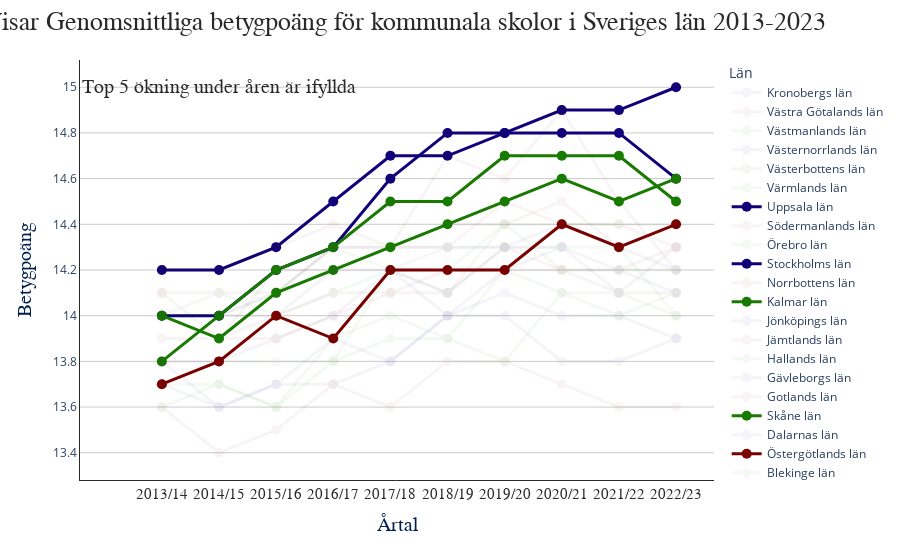

The cell this chart's notebook holds for it:
### Markdown cell above
## Genomsnittliga betygpoäng för kommunal skolor i sveriges län

### Code cell
fig = px.line(
    df_hs_graduate,
    x="Årtal",
    y="Betygpoäng",
    color="Län",
    markers= True,
)
for trace in fig.data:
    if trace.name in top_5_diff:
        trace.opacity= 1
    else:
        trace.opacity= 0.04
        trace.text= None
fig.update_layout(
    title="Visar Genomsnittliga betygpoäng för kommunala skolor i Sveriges län 2013-2023",
    title_x=0.45,
    title_font=dict(
        family="Calirbi",
        size=26,
        color=colors["GRAY1"],
    ),
    plot_bgcolor= "white",
    xaxis= dict(
        showline= True,
        linecolor= colors["GRAY1"]
    ),
    yaxis= dict(
        showline= True,
        linecolor= colors["GRAY1"]
    ),
)
fig.update_yaxes(
    title_font=dict(
        family="Ariel",
        size=20,
        color=colors["BLUE2"],
    ),
    showgrid= True,
    gridcolor= colors["GRAY2"]
)
fig.update_xaxes(
    title_font=dict(
        family="Ariel",
        size=20,
        color=colors["BLUE2"],
    ),
    tickfont=dict(
        family="Calibi",
        color=colors["GRAY1"],
        size=15,
    ),
)
fig.update_traces(
    line= dict(
        width= 3,
    ),
    marker= dict(
        size= 10
    ),
)
fig.add_annotation(
    text= "Top 5 ökning under åren är ifyllda",
    x= 1,
    y= 15,
    showarrow= False,
    font= dict(
        family= "Calibri",
        color= colors["GRAY1"],
        size= 20
    ),
)

for i, trace in enumerate(fig.data):
    index= i % len(trace_colors)
    trace.line.color= trace_colors[index]

pio.write_html(fig, "Visualizations/plot_2.A.html")
fig.show()

### Figure 1 — Plotly figure (JSON) as saved in the notebook; plotly's stock layout.template omitted (floating-point values rounded to 4 significant figures)
{"data": [{"hovertemplate": "Län=Kronobergs län<br>Årtal=%{x}<br>Betygpoäng=%{y}<extra></extra>", "legendgroup": "Kronobergs län", "line": {"color": "#11007A", "dash": "solid", "width": 3}, "marker": {"size": 10, "symbol": "circle"}, "mode": "lines+markers", "name": "Kronobergs län", "opacity": 0.04, "orientation": "v", "showlegend": true, "type": "scatter", "x": ["2013/14", "2014/15", "2015/16", "2016/17", "2017/18", "2018/19", "2019/20", "2020/21", "2021/22", "2022/23"], "xaxis": "x", "y": [13.8, 13.6, 13.7, 13.9, 13.8, 14, 14, 13.8, 13.8, 13.9], "yaxis": "y"}, {"hovertemplate": "Län=Västra Götalands län<br>Årtal=%{x}<br>Betygpoäng=%{y}<extra></extra>", "legendgroup": "Västra Götalands län", "line": {"color": "#780000", "dash": "solid", "width": 3}, "marker": {"size": 10, "symbol": "circle"}, "mode": "lines+markers", "name": "Västra Götalands län", "opacity": 0.04, "orientation": "v", "showlegend": true, "type": "scatter", "x": ["2013/14", "2014/15", "2015/16", "2016/17", "2017/18", "2018/19", "2019/20", "2020/21", "2021/22", "2022/23"], "xaxis": "x", "y": [14, 13.9, 13.9, 14, 14.1, 14.2, 14.2, 14.2, 14.2, 14.3], "yaxis": "y"}, {"hovertemplate": "Län=Västmanlands län<br>Årtal=%{x}<br>Betygpoäng=%{y}<extra></extra>", "legendgroup": "Västmanlands län", "line": {"color": "#187A00", "dash": "solid", "width": 3}, "marker": {"size": 10, "symbol": "circle"}, "mode": "lines+markers", "name": "Västmanlands län", "opacity": 0.04, "orientation": "v", "showlegend": true, "type": "scatter", "x": ["2013/14", "2014/15", "2015/16", "2016/17", "2017/18", "2018/19", "2019/20", "2020/21", "2021/22", "2022/23"], "xaxis": "x", "y": [13.6, 13.7, 13.6, 13.9, 14, 13.9, 13.8, 14.1, 14, 14.1], "yaxis": "y"}, {"hovertemplate": "Län=Västernorrlands län<br>Årtal=%{x}<br>Betygpoäng=%{y}<extra></extra>", "legendgroup": "Västernorrlands län", "line": {"color": "#11007A", "dash": "solid", "width": 3}, "marker": {"size": 10, "symbol": "circle"}, "mode": "lines+markers", "name": "Västernorrlands län", "opacity": 0.04, "orientation": "v", "showlegend": true, "type": "scatter", "x": ["2013/14", "2014/15", "2015/16", "2016/17", "2017/18", "2018/19", "2019/20", "2020/21", "2021/22", "2022/23"], "xaxis": "x", "y": [13.7, 13.6, 13.7, 13.7, 13.8, 14, 14.1, 14, 14, 13.9], "yaxis": "y"}, {"hovertemplate": "Län=Västerbottens län<br>Årtal=%{x}<br>Betygpoäng=%{y}<extra></extra>", "legendgroup": "Västerbottens län", "line": {"color": "#780000", "dash": "solid", "width": 3}, "marker": {"size": 10, "symbol": "circle"}, "mode": "lines+markers", "name": "Västerbottens län", "opacity": 0.04, "orientation": "v", "showlegend": true, "type": "scatter", "x": ["2013/14", "2014/15", "2015/16", "2016/17", "2017/18", "2018/19", "2019/20", "2020/21", "2021/22", "2022/23"], "xaxis": "x", "y": [14.1, 13.9, 14.2, 14.2, 14.3, 14.4, 14.4, 14.5, 14.3, 14.4], "yaxis": "y"}, {"hovertemplate": "Län=Värmlands län<br>Årtal=%{x}<br>Betygpoäng=%{y}<extra></extra>", "legendgroup": "Värmlands län", "line": {"color": "#187A00", "dash": "solid", "width": 3}, "marker": {"size": 10, "symbol": "circle"}, "mode": "lines+markers", "name": "Värmlands län", "opacity": 0.04, "orientation": "v", "showlegend": true, "type": "scatter", "x": ["2013/14", "2014/15", "2015/16", "2016/17", "2017/18", "2018/19", "2019/20", "2020/21", "2021/22", "2022/23"], "xaxis": "x", "y": [13.7, 13.8, 13.8, 13.8, 14.2, 14.1, 14.4, 14.2, 14.2, 14.2], "yaxis": "y"}, {"hovertemplate": "Län=Uppsala län<br>Årtal=%{x}<br>Betygpoäng=%{y}<extra></extra>", "legendgroup": "Uppsala län", "line": {"color": "#11007A", "dash": "solid", "width": 3}, "marker": {"size": 10, "symbol": "circle"}, "mode": "lines+markers", "name": "Uppsala län", "opacity": 1, "orientation": "v", "showlegend": true, "type": "scatter", "x": ["2013/14", "2014/15", "2015/16", "2016/17", "2017/18", "2018/19", "2019/20", "2020/21", "2021/22", "2022/23"], "xaxis": "x", "y": [14, 14, 14.2, 14.3, 14.6, 14.8, 14.8, 14.8, 14.8, 14.6], "yaxis": "y"}, {"hovertemplate": "Län=Södermanlands län<br>Årtal=%{x}<br>Betygpoäng=%{y}<extra></extra>", "legendgroup": "Södermanlands län", "line": {"color": "#780000", "dash": "solid", "width": 3}, "marker": {"size": 10, "symbol": "circle"}, "mode": "lines+markers", "name": "Södermanlands län", "opacity": 0.04, "orientation": "v", "showlegend": true, "type": "scatter", "x": ["2013/14", "2014/15", "2015/16", "2016/17", "2017/18", "2018/19", "2019/20", "2020/21", "2021/22", "2022/23"], "xaxis": "x", "y": [13.6, 13.4, 13.5, 13.7, 13.6, 13.8, 13.8, 13.7, 13.6, 13.6], "yaxis": "y"}, {"hovertemplate": "Län=Örebro län<br>Årtal=%{x}<br>Betygpoäng=%{y}<extra></extra>", "legendgroup": "Örebro län", "line": {"color": "#187A00", "dash": "solid", "width": 3}, "marker": {"size": 10, "symbol": "circle"}, "mode": "lines+markers", "name": "Örebro län", "opacity": 0.04, "orientation": "v", "showlegend": true, "type": "scatter", "x": ["2013/14", "2014/15", "2015/16", "2016/17", "2017/18", "2018/19", "2019/20", "2020/21", "2021/22", "2022/23"], "xaxis": "x", "y": [13.7, 13.7, 13.6, 13.8, 13.9, 13.9, 14.2, 14.1, 14.1, 14], "yaxis": "y"}, {"hovertemplate": "Län=Stockholms län<br>Årtal=%{x}<br>Betygpoäng=%{y}<extra></extra>", "legendgroup": "Stockholms län", "line": {"color": "#11007A", "dash": "solid", "width": 3}, "marker": {"size": 10, "symbol": "circle"}, "mode": "lines+markers", "name": "Stockholms län", "opacity": 1, "orientation": "v", "showlegend": true, "type": "scatter", "x": ["2013/14", "2014/15", "2015/16", "2016/17", "2017/18", "2018/19", "2019/20", "2020/21", "2021/22", "2022/23"], "xaxis": "x", "y": [14.2, 14.2, 14.3, 14.5, 14.7, 14.7, 14.8, 14.9, 14.9, 15], "yaxis": "y"}, {"hovertemplate": "Län=Norrbottens län<br>Årtal=%{x}<br>Betygpoäng=%{y}<extra></extra>", "legendgroup": "Norrbottens län", "line": {"color": "#780000", "dash": "solid", "width": 3}, "marker": {"size": 10, "symbol": "circle"}, "mode": "lines+markers", "name": "Norrbottens län", "opacity": 0.04, "orientation": "v", "showlegend": true, "type": "scatter", "x": ["2013/14", "2014/15", "2015/16", "2016/17", "2017/18", "2018/19", "2019/20", "2020/21", "2021/22", "2022/23"], "xaxis": "x", "y": [14.1, 14.1, 14.1, 14.3, 14.3, 14.3, 14.5, 14.4, 14.4, 14.3], "yaxis": "y"}, {"hovertemplate": "Län=Kalmar län<br>Årtal=%{x}<br>Betygpoäng=%{y}<extra></extra>", "legendgroup": "Kalmar län", "line": {"color": "#187A00", "dash": "solid", "width": 3}, "marker": {"size": 10, "symbol": "circle"}, "mode": "lines+markers", "name": "Kalmar län", "opacity": 1, "orientation": "v", "showlegend": true, "type": "scatter", "x": ["2013/14", "2014/15", "2015/16", "2016/17", "2017/18", "2018/19", "2019/20", "2020/21", "2021/22", "2022/23"], "xaxis": "x", "y": [13.8, 14, 14.2, 14.3, 14.5, 14.5, 14.7, 14.7, 14.7, 14.5], "yaxis": "y"}, {"hovertemplate": "Län=Jönköpings län<br>Årtal=%{x}<br>Betygpoäng=%{y}<extra></extra>", "legendgroup": "Jönköpings län", "line": {"color": "#11007A", "dash": "solid", "width": 3}, "marker": {"size": 10, "symbol": "circle"}, "mode": "lines+markers", "name": "Jönköpings län", "opacity": 0.04, "orientation": "v", "showlegend": true, "type": "scatter", "x": ["2013/14", "2014/15", "2015/16", "2016/17", "2017/18", "2018/19", "2019/20", "2020/21", "2021/22", "2022/23"], "xaxis": "x", "y": [14, 14, 14.1, 14.3, 14.3, 14.3, 14.3, 14.4, 14.3, 14.2], "yaxis": "y"}, {"hovertemplate": "Län=Jämtlands län<br>Årtal=%{x}<br>Betygpoäng=%{y}<extra></extra>", "legendgroup": "Jämtlands län", "line": {"color": "#780000", "dash": "solid", "width": 3}, "marker": {"size": 10, "symbol": "circle"}, "mode": "lines+markers", "name": "Jämtlands län", "opacity": 0.04, "orientation": "v", "showlegend": true, "type": "scatter", "x": ["2013/14", "2014/15", "2015/16", "2016/17", "2017/18", "2018/19", "2019/20", "2020/21", "2021/22", "2022/23"], "xaxis": "x", "y": [13.9, 13.9, 14, 14.1, 14.1, 14.1, 14.3, 14.2, 14.1, 14.1], "yaxis": "y"}, {"hovertemplate": "Län=Hallands län<br>Årtal=%{x}<br>Betygpoäng=%{y}<extra></extra>", "legendgroup": "Hallands län", "line": {"color": "#187A00", "dash": "solid", "width": 3}, "marker": {"size": 10, "symbol": "circle"}, "mode": "lines+markers", "name": "Hallands län", "opacity": 0.04, "orientation": "v", "showlegend": true, "type": "scatter", "x": ["2013/14", "2014/15", "2015/16", "2016/17", "2017/18", "2018/19", "2019/20", "2020/21", "2021/22", "2022/23"], "xaxis": "x", "y": [14, 14.1, 14, 14.1, 14.2, 14.2, 14.4, 14.4, 14.4, 14.4], "yaxis": "y"}, {"hovertemplate": "Län=Gävleborgs län<br>Årtal=%{x}<br>Betygpoäng=%{y}<extra></extra>", "legendgroup": "Gävleborgs län", "line": {"color": "#11007A", "dash": "solid", "width": 3}, "marker": {"size": 10, "symbol": "circle"}, "mode": "lines+markers", "name": "Gävleborgs län", "opacity": 0.04, "orientation": "v", "showlegend": true, "type": "scatter", "x": ["2013/14", "2014/15", "2015/16", "2016/17", "2017/18", "2018/19", "2019/20", "2020/21", "2021/22", "2022/23"], "xaxis": "x", "y": [13.8, 13.8, 13.9, 14, 14.2, 14, 14.2, 14.3, 14.1, 14.3], "yaxis": "y"}, {"hovertemplate": "Län=Gotlands län<br>Årtal=%{x}<br>Betygpoäng=%{y}<extra></extra>", "legendgroup": "Gotlands län", "line": {"color": "#780000", "dash": "solid", "width": 3}, "marker": {"size": 10, "symbol": "circle"}, "mode": "lines+markers", "name": "Gotlands län", "opacity": 0.04, "orientation": "v", "showlegend": true, "type": "scatter", "x": ["2013/14", "2014/15", "2015/16", "2016/17", "2017/18", "2018/19", "2019/20", "2020/21", "2021/22", "2022/23"], "xaxis": "x", "y": [14.2, 14.2, 14.3, 14.4, 14.3, 14.7, 14.6, 14.9, 14.5, 14.2], "yaxis": "y"}, {"hovertemplate": "Län=Skåne län<br>Årtal=%{x}<br>Betygpoäng=%{y}<extra></extra>", "legendgroup": "Skåne län", "line": {"color": "#187A00", "dash": "solid", "width": 3}, "marker": {"size": 10, "symbol": "circle"}, "mode": "lines+markers", "name": "Skåne län", "opacity": 1, "orientation": "v", "showlegend": true, "type": "scatter", "x": ["2013/14", "2014/15", "2015/16", "2016/17", "2017/18", "2018/19", "2019/20", "2020/21", "2021/22", "2022/23"], "xaxis": "x", "y": [14, 13.9, 14.1, 14.2, 14.3, 14.4, 14.5, 14.6, 14.5, 14.6], "yaxis": "y"}, {"hovertemplate": "Län=Dalarnas län<br>Årtal=%{x}<br>Betygpoäng=%{y}<extra></extra>", "legendgroup": "Dalarnas län", "line": {"color": "#11007A", "dash": "solid", "width": 3}, "marker": {"size": 10, "symbol": "circle"}, "mode": "lines+markers", "name": "Dalarnas län", "opacity": 0.04, "orientation": "v", "showlegend": true, "type": "scatter", "x": ["2013/14", "2014/15", "2015/16", "2016/17", "2017/18", "2018/19", "2019/20", "2020/21", "2021/22", "2022/23"], "xaxis": "x", "y": [14, 14, 14, 14.2, 14.2, 14.1, 14.3, 14.3, 14.2, 14.1], "yaxis": "y"}, {"hovertemplate": "Län=Östergötlands län<br>Årtal=%{x}<br>Betygpoäng=%{y}<extra></extra>", "legendgroup": "Östergötlands län", "line": {"color": "#780000", "dash": "solid", "width": 3}, "marker": {"size": 10, "symbol": "circle"}, "mode": "lines+markers", "name": "Östergötlands län", "opacity": 1, "orientation": "v", "showlegend": true, "type": "scatter", "x": ["2013/14", "2014/15", "2015/16", "2016/17", "2017/18", "2018/19", "2019/20", "2020/21", "2021/22", "2022/23"], "xaxis": "x", "y": [13.7, 13.8, 14, 13.9, 14.2, 14.2, 14.2, 14.4, 14.3, 14.4], "yaxis": "y"}, {"hovertemplate": "Län=Blekinge län<br>Årtal=%{x}<br>Betygpoäng=%{y}<extra></extra>", "legendgroup": "Blekinge län", "line": {"color": "#187A00", "dash": "solid", "width": 3}, "marker": {"size": 10, "symbol": "circle"}, "mode": "lines+markers", "name": "Blekinge län", "opacity": 0.04, "orientation": "v", "showlegend": true, "type": "scatter", "x": ["2013/14", "2014/15", "2015/16", "2016/17", "2017/18", "2018/19", "2019/20", "2020/21", "2021/22", "2022/23"], "xaxis": "x", "y": [14, 14, 14.1, 14.3, 14.2, 14.3, 14.3, 14.3, 14.3, 14], "yaxis": "y"}], "layout": {"annotations": [{"font": {"color": "#292929", "family": "Calibri", "size": 20}, "showarrow": false, "text": "Top 5 ökning under åren är ifyllda", "x": 1, "y": 15}], "legend": {"title": {"text": "Län"}, "tracegroupgap": 0}, "margin": {"t": 60}, "plot_bgcolor": "white", "title": {"font": {"color": "#292929", "family": "Calirbi", "size": 26}, "text": "Visar Genomsnittliga betygpoäng för kommunala skolor i Sveriges län 2013-2023", "x": 0.45}, "xaxis": {"anchor": "y", "domain": [0, 1], "linecolor": "#292929", "showline": true, "tickfont": {"color": "#292929", "family": "Calibi", "size": 15}, "title": {"font": {"color": "#00204E", "family": "Ariel", "size": 20}, "text": "Årtal"}}, "yaxis": {"anchor": "x", "domain": [0, 1], "gridcolor": "#cacaca", "linecolor": "#292929", "showgrid": true, "showline": true, "title": {"font": {"color": "#00204E", "family": "Ariel", "size": 20}, "text": "Betygpoäng"}}}}
